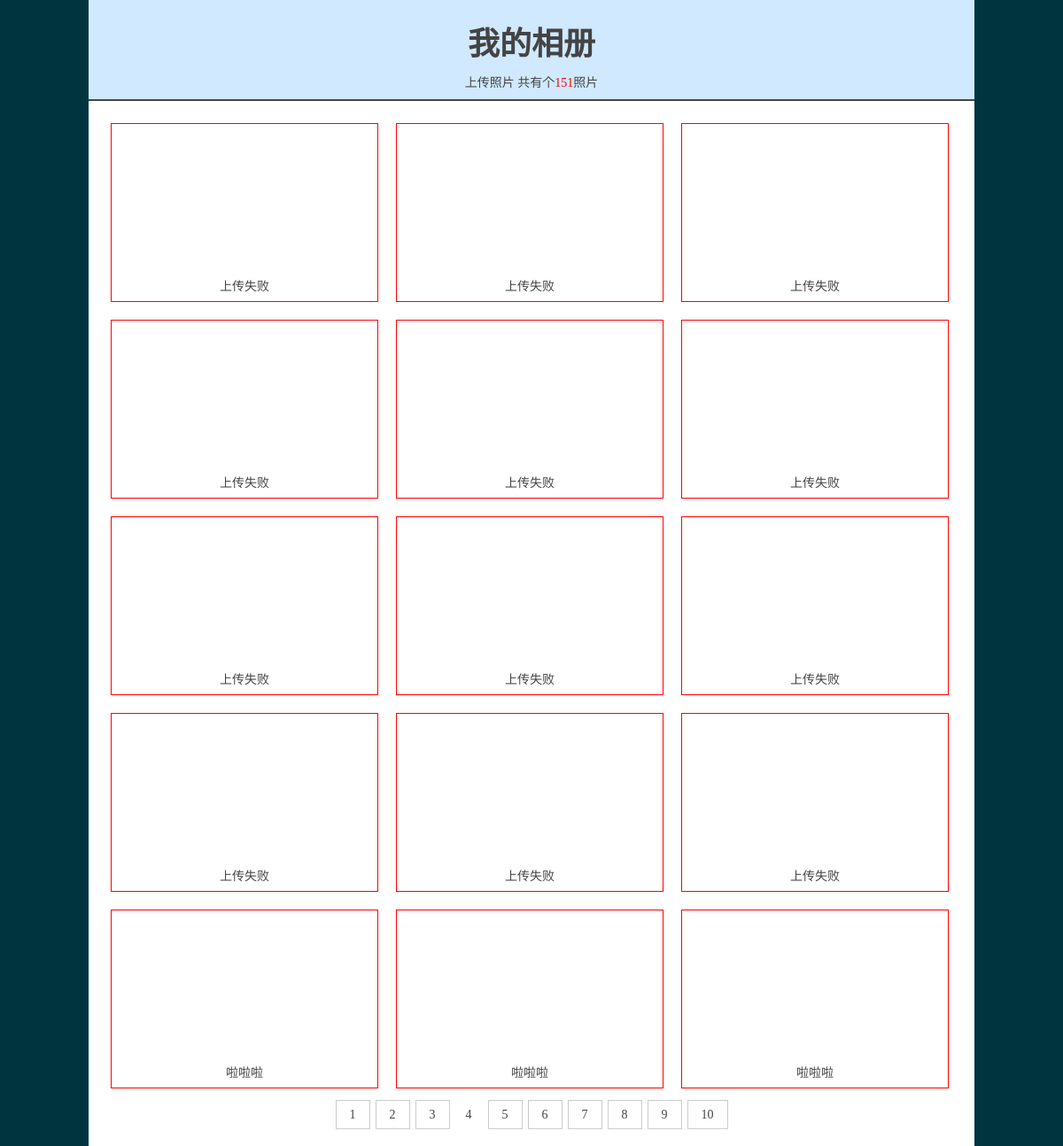
/xiangmu/index.php?page=4 (signed in), run on the app's committed database.
### tables this page shows
CREATE TABLE `photos` (
  `id` int(11) NOT NULL,
  `title` varchar(30) DEFAULT NULL,
  `imgsrc` varchar(100) DEFAULT NULL,
  `intro` text,
  `hits` int(11) NOT NULL DEFAULT '0',
  `addate` int(10) DEFAULT NULL
);

### xiangmu/index.php (the view, shortened to what this page needs)
<?php
require_once("./conn.php");
$pagesize = 15;
$page = isset($_GET['page']) ? $_GET['page'] : 1;
$startrow = ($page-1)*$pagesize;
$sql = "SELECT * FROM photos";
$result = mysqli_query($link, $sql);
$records = mysqli_num_rows($result);
$sql = "SELECT * FROM photos ORDER BY id DESC LIMIT {$startrow},{$pagesize}";
$result = mysqli_query($link, $sql);
$arrs = mysqli_fetch_all($result,MYSQLI_ASSOC);
?>
<!DOCTYPE html>
<html>
<head>
</head>
<body>
<div class="box">
<div class="title">
	<h2>我的相册</h2>
	<a href="./upload.php">上传照片</a>
	共有个<font color='red'><?php echo $records?></font>照片
</div>
<div class="photos">
	<ul>
		<?php
		foreach($arrs as $arr){
		?>
		<li>
			<a href="./detail.php?id=<?php echo $arr['id']?>"><img src="<?php echo $arr['imgsrc']?>"></a>
			<a href="./detail.php?id=<?php echo $arr['id']?>"><?php echo $arr['title']?></a>
		</li>
		<?php }?>
	</ul>
	<div class="pagelist">
		<?php
		$start = $page-5;
		$end   = $page+4;
		if($page<=6)
		{
			$start = 1;
			$end   = 10;
		}
		for($i=$start;$i<=$end;$i++)
		{
			if($page==$i)
			{
				echo "<span class='current'>$i</span>";
			}else
			{
				echo "<a href='./index.php?page=$i'>$i</a>";
			}
		}
		?>
	</div>
</div>
</div>
</body>
</html>

### xiangmu/index.php (style rules this page uses)
body,ul,li,h2,a { margin:0px;padding:0px }
body { font-size:14px;color:#444;background-color:#00343f; }
ul,li { list-style: none; }
a { text-decoration:none;color:#444; }
.box { width:1000px;margin:0px auto;background-color:white; }
.title { text-align:center; padding: 10px 0px; border-bottom: 2px solid #444; background-color:#d0e9ff; }
.title h2 { font-size:36px;padding:10px; }
.photos { padding:15px; }
.photos li { float:left; width:290px; padding:8px 5px; margin:10px; text-align:center; border:1px solid red; }
.photos img { width:280px;height:160px; }
.pagelist { height:40px;line-height:40px;text-align:center; }
.pagelist a { padding:8px 15px;margin:0px 3px;border:1px solid #ccc; }
.pagelist .current { padding:8px 15px; }

### data on the page
photos: imgsrc (picture), title "上传失败"
photos: imgsrc (picture), title "上传失败"
photos: imgsrc (picture), title "上传失败"
photos: imgsrc (picture), title "上传失败"
photos: imgsrc (picture), title "上传失败"
photos: imgsrc (picture), title "上传失败"
photos: imgsrc (picture), title "上传失败"
photos: imgsrc (picture), title "上传失败"
photos: imgsrc (picture), title "上传失败"
photos: imgsrc (picture), title "上传失败"
photos: imgsrc (picture), title "上传失败"
photos: imgsrc (picture), title "上传失败"
photos: imgsrc (picture), title "啦啦啦"
photos: imgsrc (picture), title "啦啦啦"
photos: imgsrc (picture), title "啦啦啦"

### other printed values
$records "151"
